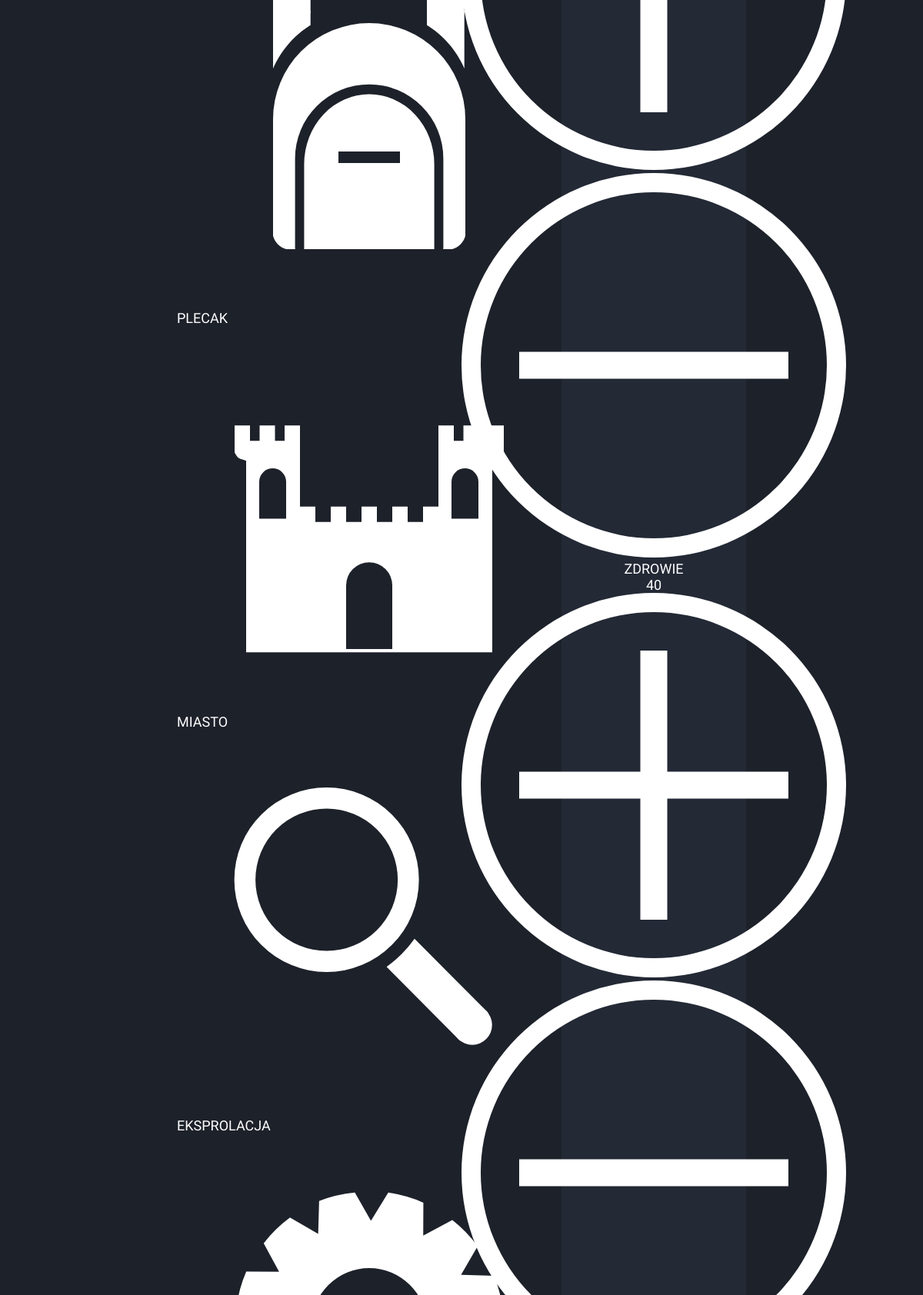
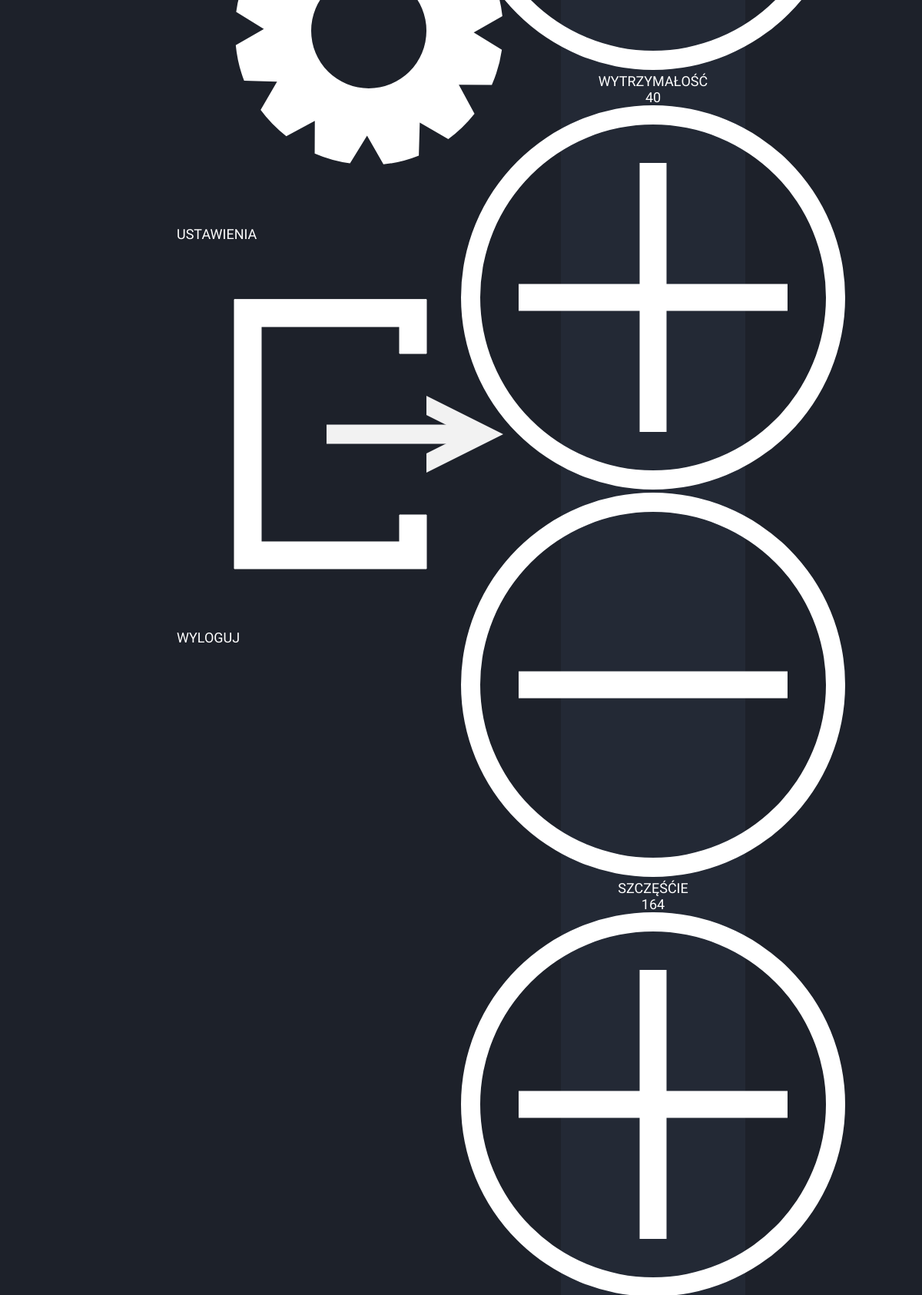
Page /character (signed in, upper part) on the committed database (2 pictures, top to bottom).
### tables this page shows
CREATE TABLE `statistic` (
  `ID` int(255) NOT NULL,
  `STR` int(255) NOT NULL DEFAULT 10,
  `DEX` int(255) NOT NULL DEFAULT 10,
  `INT` int(255) NOT NULL DEFAULT 10,
  `VIT` int(255) NOT NULL DEFAULT 10,
  `END` int(255) NOT NULL DEFAULT 10,
  `LUCK` int(255) NOT NULL DEFAULT 10,
  `LVL` int(255) NOT NULL DEFAULT 1,
  `XP` int(255) NOT NULL DEFAULT 0
);

### character/index.php (the view, shortened to what this page needs)
<!DOCTYPE html>
<html lang="en">
<head>
    <link rel="stylesheet" href="style.css">
</head>
<body>
    <aside id="menu">
        <section class="menu" onclick="backpack()">
            <div class="menu_icon"><img src="../icons/backpack.svg" alt=""></div>
            <div class="menu_text">PLECAK</div>
        </section>
        <section class="menu" onclick="city()">
            <div class="menu_icon"><img src="../icons/city.svg" alt=""></div>
            <div class="menu_text">MIASTO</div>
        </section>
        <section class="menu" onclick="exploration()">
            <div class="menu_icon"><img src="../icons/explor.svg" alt=""></div>
            <div class="menu_text">EKSPROLACJA</div>
        </section>
        <section class="menu" onclick="settings()">
            <div class="menu_icon"><img src="../icons/settings.svg" alt=""></div>
            <div class="menu_text">USTAWIENIA</div>
        </section>
        <section class="menu" onclick="logout()">
            <div class="menu_icon"><img src="../icons/logout.svg" alt=""></div>
            <div class="menu_text">WYLOGUJ</div>
        </section>
    </aside>
    <main id="glowny">
            <section class="stats_container">
                <?php
                    $connect=mysqli_connect("localhost","root","","rpg");
                    $sql="SELECT * FROM statistic WHERE ID='{$_SESSION['LOG-IN']}';";
                    $resoult=mysqli_query($connect,$sql);
                    while($row=mysqli_fetch_assoc($resoult))
                    {
                        echo "<section class='stats'><img src='../icons/minus.svg' alt='minus' class='stat_button' onclick='decreas_point(\"INT\")'><span>INTELIGENCJA <br> <span id='INT'>{$row["INT"]}</span></span><img src='../icons/plus.svg' alt='plus' class='stat_button' onclick='increas_point(\"INT\")'></section>";
                        echo "<section class='stats'><img src='../icons/minus.svg' alt='minus' class='stat_button' onclick='decreas_point(\"VIT\")'><span>ZDROWIE <br> <span id='VIT'>{$row["VIT"]}</span></span><img src='../icons/plus.svg' alt='plus' class='stat_button' onclick='increas_point(\"VIT\")'></section>";
                        echo "<section class='stats'><img src='../icons/minus.svg' alt='minus' class='stat_button' onclick='decreas_point(\"END\")'><span>WYTRZYMAŁOŚĆ <br> <span id='END'>{$row["END"]}</span></span><img src='../icons/plus.svg' alt='plus' class='stat_button' onclick='increas_point(\"END\")'></section>";
                        echo "<section class='stats'><img src='../icons/minus.svg' alt='minus' class='stat_button' onclick='decreas_point(\"LUCK\")'><span>SZCZĘŚĆIE <br> <span id='LUCK'>{$row["LUCK"]}</span></span><img src='../icons/plus.svg' alt='plus' class='stat_button' onclick='increas_point(\"LUCK\")'></section>";
                    }
                ?>
            </section>
        </main>
</body>
</html>

### style.css (style rules this page uses)
body,html { padding: 0; margin: 0; width: 100%; height: 100%; background-color: #1d212a; }
body { display: flex; justify-content: center; align-items: center; padding: 2% 0; }
* { font-family: "Comfortaa", Verdana, Geneva, Tahoma, sans-serif; color: white; font-size: 1.5svw; border-radius: 10px; transition: 1s ease; }
main { background-color: #232935; width: 20%; min-height: 20%; display: flex; flex-wrap: wrap; justify-content: center; align-items: center; text-align: center; padding: 1%; box-sizing: border-box; }

### rows in the picture
statistic: VIT "40", END "40", LUCK "164"
